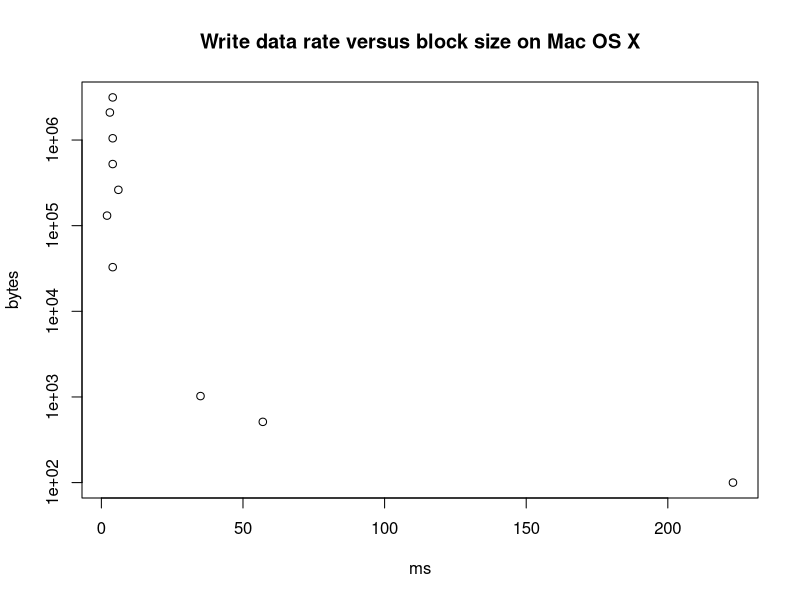
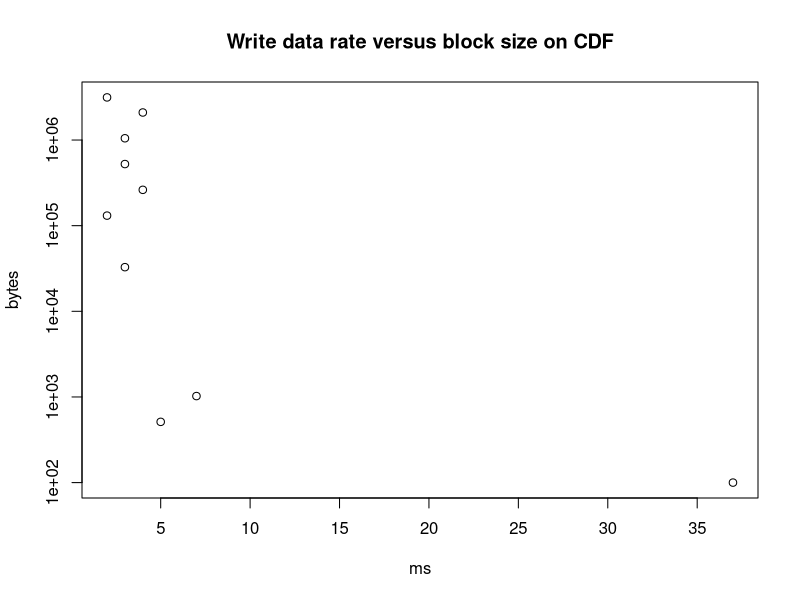
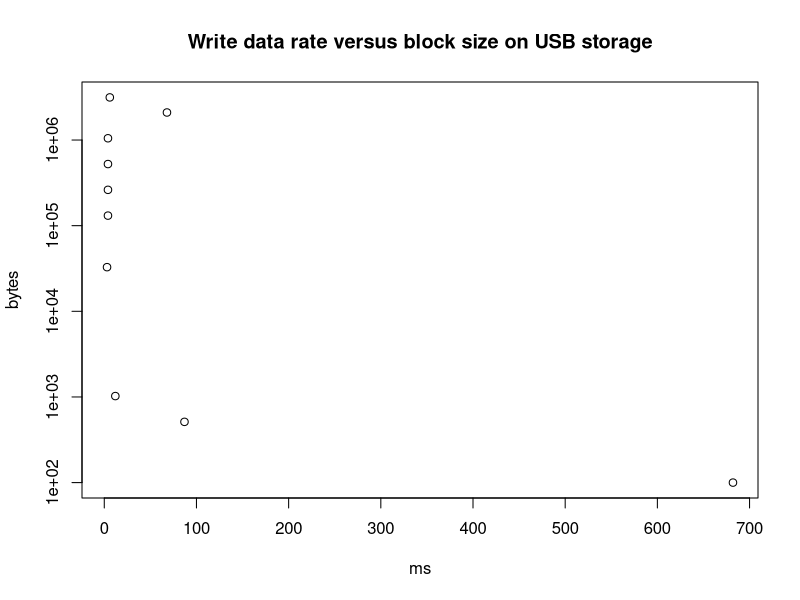
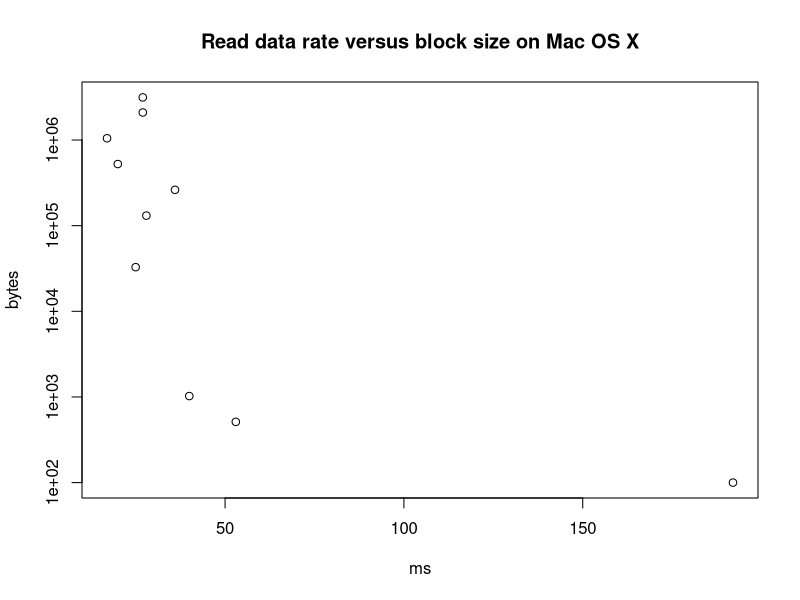
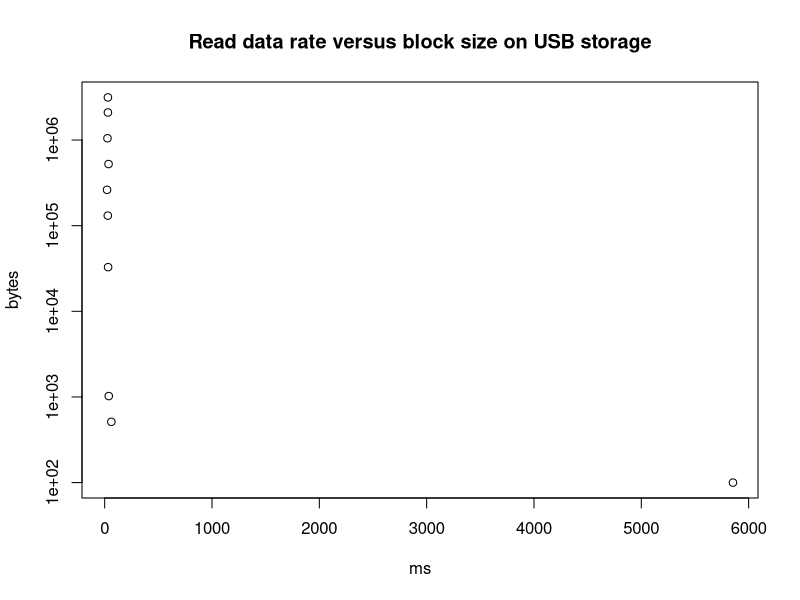

R code for these plots, in order:
## ---- chunk 1
knitr::opts_chunk$set(echo = TRUE)
## ---- chunk 2
ms <- c(223, 57, 35, 4, 2, 6, 4, 4, 3, 4)
bytes <- c(100, 512, 1024, 32768, 131072, 262144, 524288, 1048576, 2097152, 3145728)

plot(ms, bytes, main="Write data rate versus block size on Mac OS X", log="y")

## ---- chunk 3
ms <- c(37, 5, 7, 3, 2, 4, 3, 3, 4, 2)
bytes <- c(100, 512, 1024, 32768, 131072, 262144, 524288, 1048576, 2097152, 3145728)

plot(ms, bytes, main="Write data rate versus block size on CDF", log="y")
## ---- chunk 4
ms <- c(682, 87, 12, 3, 4, 4, 4, 4, 68, 6)
bytes <- c(100, 512, 1024, 32768, 131072, 262144, 524288, 1048576, 2097152, 3145728)

plot(ms, bytes, main="Write data rate versus block size on USB storage", log="y")
## ---- chunk 5
ms <- c(192 , 53, 40, 25, 28, 36, 20, 17, 27, 27)
bytes <- c(100, 512, 1024, 32768, 131072, 262144, 524288, 1048576, 2097152, 3145728)

plot(ms, bytes, main="Read data rate versus block size on Mac OS X", log="y")

## ---- chunk 6
ms <- c(5854, 62, 38, 32, 29, 22, 36, 26, 30, 30)
bytes <- c(100, 512, 1024, 32768, 131072, 262144, 524288, 1048576, 2097152, 3145728)

plot(ms, bytes, main="Read data rate versus block size on USB storage", log="y")

